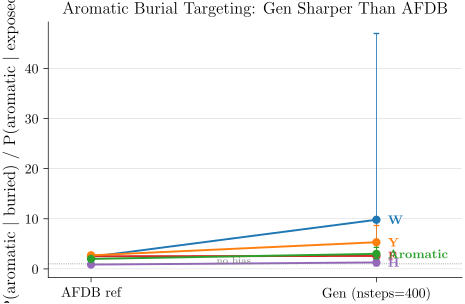

Write the Python code that produced this figure.
# P31_v1: Aromatic burial-targeting ratio (P(aromatic|buried) / P(aromatic|exposed)) — slope chart.
# Lines: AFDB -> gen for W, F, Y, H, Aromatic (any).
# Visualizes: F8 (c) / E023 / E026
# Source: results/aromatic_burial_afdb/aromatic_frequencies.csv
import sys
from pathlib import Path
sys.path.insert(0, str(Path(__file__).parent.parent))
from plot_utils import figsize
import matplotlib.pyplot as plt
import numpy as np
import csv

CSV = Path("/home/ks2218/la-proteina/results/aromatic_burial_afdb/aromatic_frequencies.csv")
rows = list(csv.DictReader(CSV.open()))

# index by (set, residue) -> ratio
ratios = {}
for r in rows:
    ratios[(r["set"], r["residue"])] = (float(r["ratio_bur_exp"]),
                                        float(r["ratio_bur_exp_lo"]),
                                        float(r["ratio_bur_exp_hi"]))

residues = ["W", "F", "Y", "H", "Aromatic"]
colors   = ["#1f77b4", "#d62728", "#ff7f0e", "#9467bd", "#2ca02c"]

fig, ax = plt.subplots(figsize=figsize(0.85))
x_ref, x_gen = 0, 1
for res, c in zip(residues, colors):
    if ("ref", res) not in ratios or ("gen", res) not in ratios:
        continue
    yr, yr_lo, yr_hi = ratios[("ref", res)]
    yg, yg_lo, yg_hi = ratios[("gen", res)]
    ax.plot([x_ref, x_gen], [yr, yg], "-o", color=c, lw=1.4, markersize=5)
    # Error bars
    ax.errorbar([x_ref], [yr], yerr=[[yr - yr_lo], [yr_hi - yr]], color=c, capsize=2, lw=0.6)
    ax.errorbar([x_gen], [yg], yerr=[[yg - yg_lo], [yg_hi - yg]], color=c, capsize=2, lw=0.6)
    # Label at gen side
    ax.text(x_gen + 0.04, yg, res, color=c, fontsize=9, va="center", weight="bold")

ax.axhline(1.0, color="#7f7f7f", lw=0.6, ls=":")
ax.text(0.5, 1.05, "no bias", ha="center", fontsize=7.5, color="#7f7f7f")
ax.set_xticks([x_ref, x_gen]); ax.set_xticklabels(["AFDB ref", "Gen (nsteps=400)"])
ax.set_ylabel(r"P(aromatic $|$ buried) / P(aromatic $|$ exposed)")
ax.set_title("Aromatic Burial Targeting: Gen Sharper Than AFDB")
ax.spines[["top", "right"]].set_visible(False)
ax.grid(True, lw=0.4, alpha=0.5, zorder=0, axis="y")
ax.set_xlim(-0.15, 1.3)

fig.savefig(Path(__file__).with_suffix(".pdf"))
